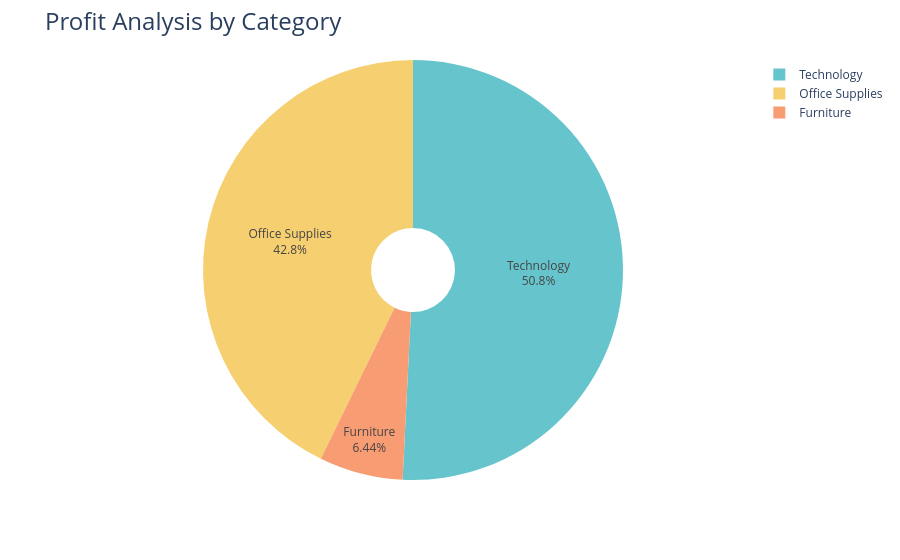

Notebook code cell kept with this figure:
### Code cell
fig = px.pie(profit_by_category,
values='Profit',
names='Category',
hole=0.2,
color_discrete_sequence=px.colors.qualitative.Pastel)

fig.update_traces(textposition='inside', textinfo='percent+label')
fig.update_layout(title_text='Profit Analysis by Category', title_font=dict(size=24))

fig.show()

### Figure 1 — Plotly figure (JSON) as saved in the notebook; plotly's stock layout.template omitted (floating-point values rounded to 4 significant figures)
{"data": [{"domain": {"x": [0, 1], "y": [0, 1]}, "hole": 0.2, "hovertemplate": "Category=%{label}<br>Profit=%{value}<extra></extra>", "labels": ["Furniture", "Office Supplies", "Technology"], "legendgroup": "", "name": "", "showlegend": true, "textinfo": "percent+label", "textposition": "inside", "type": "pie", "values": [18450.0, 122500.0, 145500.0]}], "layout": {"autosize": true, "legend": {"tracegroupgap": 0}, "margin": {"t": 60}, "piecolorway": ["rgb(102, 197, 204)", "rgb(246, 207, 113)", "rgb(248, 156, 116)", "rgb(220, 176, 242)", "rgb(135, 197, 95)", "rgb(158, 185, 243)", "rgb(254, 136, 177)", "rgb(201, 219, 116)", "rgb(139, 224, 164)", "rgb(180, 151, 231)", "rgb(179, 179, 179)"], "title": {"font": {"size": 24}, "text": "Profit Analysis by Category"}}}
